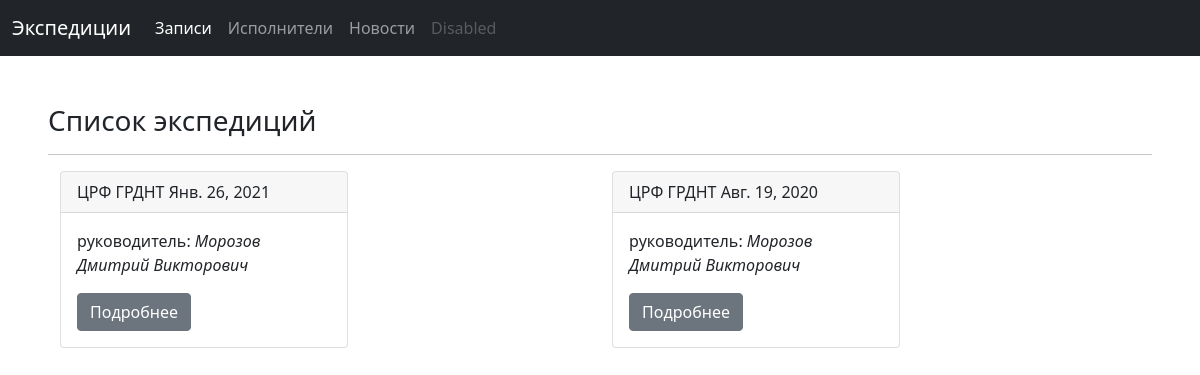
/, run on an earlier commit of the app's database.
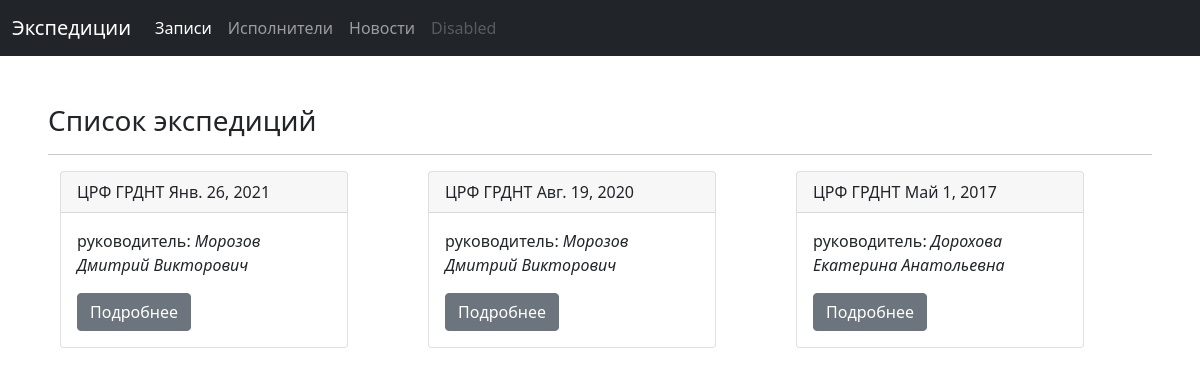
And on a later commit of the database.
### folklore_base/apps/base/models.py (models this page shows, shortened)
class Expeditions(models.Model):
    begin_data_expedition = models.DateField(verbose_name='Дата начала экспедиции')
    end_data_expedition = models.DateField(verbose_name='Дата окончания экспедиции',
                                           null=True,
                                           blank=True)
    organisation_expedition = models.ForeignKey(Organisation,
                                                on_delete=models.DO_NOTHING,
                                                verbose_name='Организация')
    researcher_expedtion = models.ForeignKey(Researcher,
                                             on_delete=models.DO_NOTHING,
                                             verbose_name='Руководитель экспедиции')
    seanses_of_expedition = models.ManyToManyField(SeansOfRecord,
                                                   blank=True,
                                                   verbose_name='Сеансы записи')
    class Meta:
        verbose_name = 'Экспедиция'
        verbose_name_plural = 'Экспедиции'

class Organisation(models.Model):
    name_organisation = models.CharField(max_length=30,
                                         verbose_name='Аббревиатура')
    full_name_organisation = models.CharField(max_length=120,
                                              verbose_name='Полное наименование')
    email_organisation = models.EmailField(blank=True,
                                           verbose_name='Email')
    about_organisation = models.TextField(blank=True,
                                          verbose_name='Дополнительная информация')
    class Meta:
        verbose_name = 'Организация'
        verbose_name_plural = 'Организации'
    def __str__(self):
        return self.name_organisation

class Researcher(models.Model):
    fio_researcher = models.CharField(max_length=50,
                                      help_text='Фамилия Имя Отчество',
                                      verbose_name='ФИО')
    email_researcher = models.EmailField(blank=True,
                                         verbose_name='Email')
    about_researcher = models.TextField(blank=True,
                                        verbose_name='Дополнительная информация')
    class Meta:
        verbose_name = 'Исследователь'
        verbose_name_plural = 'Исследователи'
    def __str__(self):
        return self.fio_researcher

### folklore_base/apps/base/views.py (the view)
# urls.py: path('', ExpeditionsList.as_view(), name = 'expeditions' ),
class ExpeditionsList(ListView):
    model = Expeditions
    template_name = 'expeditions.html'

### folklore_base/apps/base/templates/expeditions.html (shortened to what this page needs)
{% extends 'base.html' %}
{% block content %}
<h3>Список экспедиций</h3> <hr>
<div class="container">
  <div class="row">
{% for exp in object_list %}
<div class="col-sm">
<div class="card mb-1" style="width: 18rem;">
  <div class="card-header">
  {{ exp.organisation_expedition }} {{ exp.begin_data_expedition }}
  </div>
  <div class="card-body">
    руководитель: <i>{{ exp.researcher_expedtion }}</i>
    <a href='{% url "seances" exp.pk %}' class="btn btn-secondary">Подробнее</a>
  </div>
</div>
</div>
{% endfor %}
</div>
</div>
{% endblock content %}

What changed in the data, as far as the page shows it:
added Expeditions: organisation_expedition "ЦРФ ГРДНТ", begin_data_expedition "Май 1, 2017", researcher_expedtion "Дорохова Екатерина Анатольевна"
